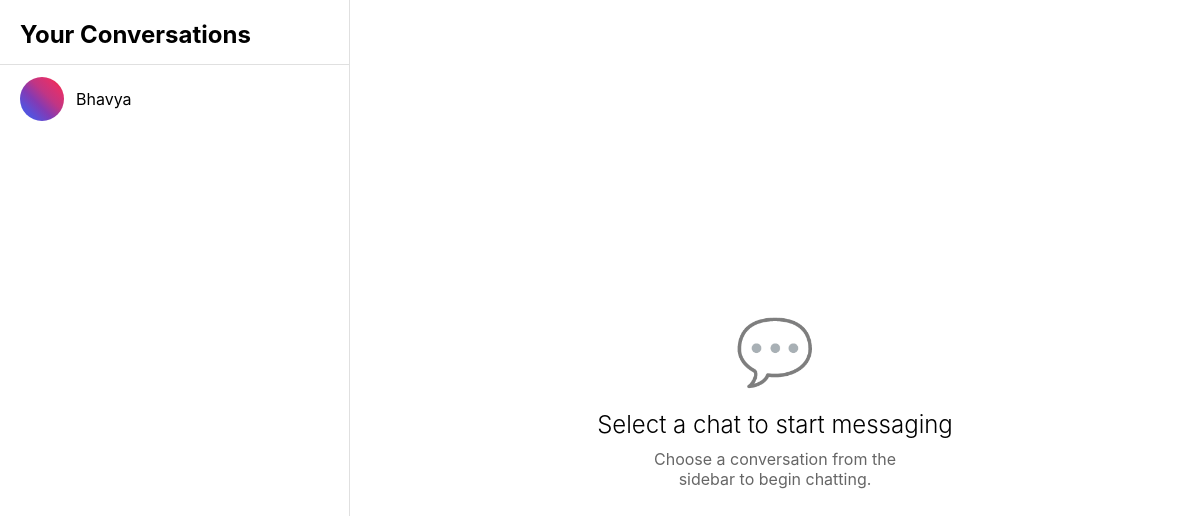
Page /chats/ (signed in) on the earlier database version.
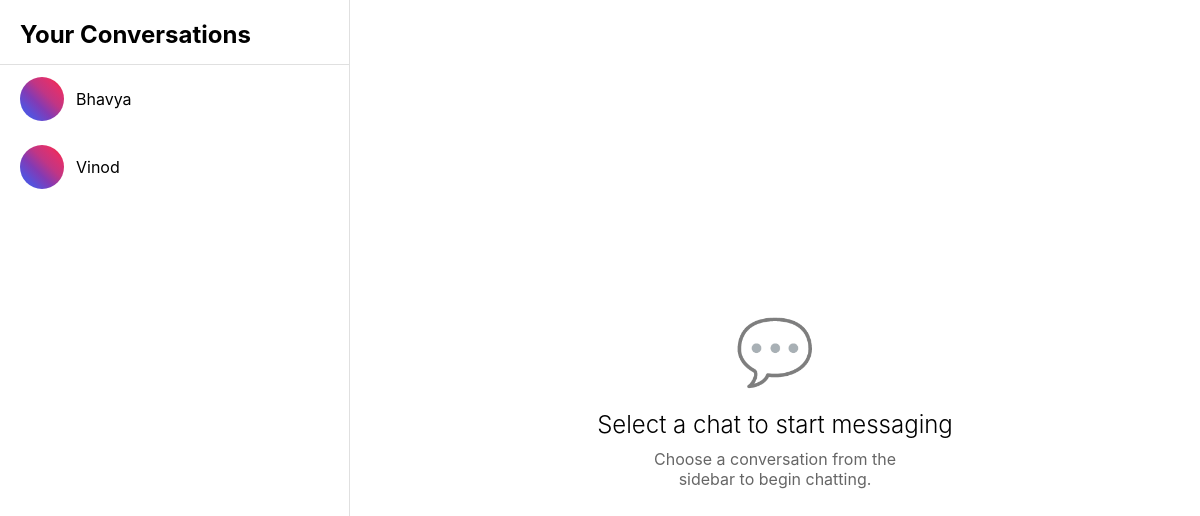
Same page on the later database version.
### client/models.py (models this page shows, shortened)
class Chatroom(models.Model):
    room_name = models.CharField(max_length=100, unique=True)
    participants = models.ManyToManyField(User, related_name="Chatrooms")

### client/views.py (the view, shortened to what this page needs)
# urls.py: path("chats/", views.chat_home, name="chat-home"),
@login_required
def chat_home(request, room_name=None):
    Chatrooms = request.user.Chatrooms.all()
    rooms_with_users = []
    for room in Chatrooms:
        other_user = room.participants.exclude(id=request.user.id).first()
        if other_user and room.room_name:
            rooms_with_users.append((room, other_user))
    messages = []
    other_user = None
    selected_room = None
    context = {
        'rooms_with_users': rooms_with_users,
        'room_name': selected_room.room_name if selected_room else '',
        'messages': messages,
        'username': request.user.username,
        'other_user': other_user.username if other_user else '',
    }
    return render(request, 'client/chat_home.html', context)

### client/templates/client/chat_home.html (shortened to what this page needs)
{% block content %}
{% load static %}
<!DOCTYPE html>
<html lang="en">
<head>
    <link rel="stylesheet" href="{% static 'client/chat.css' %}">
</head>
<body>
    <div class="chat-layout">
        <div class="chat-sidebar" id="chatSidebar">
            <h3>Your Conversations</h3>
            <ul>
                {% for room, other_user in rooms_with_users %}
                <li><a href="{% url 'chat-home' room.room_name %}">{{ other_user.username|title }}</a></li>
                {% endfor %}
            </ul>
        </div>
        <div class="chat-main">
            {% if room_name %}
            <div class="title_header">
                <div class="header-left">
                    <h2>{{ other_user|title }}</h2>
                </div>
                <div class="header-logo">
                    <svg viewBox="0 0 40 40" xmlns="http://www.w3.org/2000/svg">
                        <rect x="10" y="10" width="8" height="8" fill="#1e293b" rx="1" />
                        <rect x="22" y="10" width="8" height="8" fill="#64748b" rx="1" />
                        <rect x="10" y="22" width="8" height="8" fill="#64748b" rx="1" />
                        <rect x="22" y="22" width="8" height="8" fill="#1e293b" rx="1" />
                    </svg>
                </div>
            </div>
            <div class="chat__item__container" id="id_chat_item_container">
                {% for message in messages %}
                <div
                    class="chat-message {% if message.sender.username == request.user.username %}self{% else %}other{% endif %}">
                    {% if message.sender.username != request.user.username %}
                    <strong>{{ message.sender.username }}</strong>: {{ message.content }}
                    {% else %}
                    {{ message.content }} <strong>{{ message.sender.username }}</strong>
                    {% endif %}
                </div>
                {% endfor %}
            </div>
            <div class="chat-input-container">
                <input type="text" id="id_message_send_input" placeholder="Type your message..." />
                <button type="submit" id="id_message_send_button">Send</button>
            </div>
            <script>
                const roomName = "{{ room_name }}";
                const chatSocket = new WebSocket("ws://" + window.location.host + "/chat/" + roomName + "/");
                chatSocket.onopen = () => console.log("Connected to WebSocket");
                chatSocket.onclose = () => console.log("Disconnected");
                document.querySelector("#id_message_send_input").focus();
                document.querySelector("#id_message_send_input").onkeyup = function (e) {
                    if (e.keyCode == 13) document.querySelector("#id_message_send_button").click();
                };
                document.querySelector("#id_message_send_button").onclick = function () {
                    const messageInput = document.querySelector("#id_message_send_input");
                    const message = messageInput.value;
                    const currentTime = new Date().toLocaleTimeString();
                    chatSocket.send(JSON.stringify({
                        message: message,
                        username: "{{ request.user.username }}",
                        time: currentTime
                    }));
                };
                chatSocket.onmessage = function (e) {
                    const data = JSON.parse(e.data);
                    const container = document.querySelector("#id_chat_item_container");
                    const div = document.createElement("div");
                    div.className = `chat-message ${data.username === "{{ request.user.username }}" ? "self" : "other"}`;
                    div.innerHTML = data.username === "{{ request.user.username }}"
                        ? `${data.message} <strong>${data.username}</strong>`
                        : `<strong>${data.username}</strong>: ${data.message}`;
                    container.appendChild(div);
                    container.scrollTop = container.scrollHeight;
                    document.querySelector("#id_message_send_input").value = "";
                };
                const sidebarToggle = document.getElementById("sidebarToggle");
                const chatSidebar = document.getElementById("chatSidebar");
                sidebarToggle.addEventListener("click", () => {
                    chatSidebar.classList.toggle("active");
                });
            </script>
            {% else %}
            <div class="empty-chat-state">
                <div class="empty-chat-icon">💬</div>
                <h3>Select a chat to start messaging</h3>
                <p>Choose a conversation from the sidebar to begin chatting.</p>
            </div>
            {% endif %}
        </div>
    </div>
</body>
</html>
{% endblock %}

### client/static/client/chat.css (style rules this page uses)
* { margin: 0; padding: 0; box-sizing: border-box; }
body { font-family: -apple-system, BlinkMacSystemFont, 'Segoe UI', Roboto, Helvetica, Arial, sans-serif; background-color: #fff; color: #000; height: 100vh; overflow: hidden; }
.chat-layout { display: flex; height: 100vh; position: relative; }
.chat-sidebar { width: 350px; background: #fff; border-right: 1px solid #e0e0e0; padding: 0; overflow-y: auto; transition: transform 0.3s ease; display: flex; flex-direction: column; }
.chat-sidebar h3 { padding: 20px 20px 15px; font-size: 24px; font-weight: 700; color: #000; border-bottom: 1px solid #e0e0e0; margin: 0; background: #fff; }
.chat-sidebar ul { list-style: none; flex: 1; padding: 0; }
.chat-sidebar li { margin: 0; }
.chat-sidebar a { display: flex; align-items: center; padding: 12px 20px; color: #000; text-decoration: none; transition: background-color 0.2s ease; font-weight: 400; position: relative; }
.chat-sidebar a::before { content: ''; width: 44px; height: 44px; background: linear-gradient(45deg, #405de6, #5851db, #833ab4, #c13584, #e1306c, #fd1d1d); border-radius: 50%; margin-right: 12px; display: flex; align-items: center; justify-content: center; font-weight: 600; font-size: 14px; color: #fff; text-transform: uppercase; }
.chat-main { flex: 1; display: flex; flex-direction: column; background: #fff; position: relative; }
.empty-chat-state { flex: 1; display: flex; flex-direction: column; justify-content: center; align-items: center; text-align: center; padding: 40px; color: #666; }
.empty-chat-icon { font-size: 64px; margin-bottom: 20px; opacity: 0.5; }
.empty-chat-state h3 { font-size: 24px; font-weight: 300; margin-bottom: 10px; color: #000; }
.empty-chat-state p { font-size: 16px; color: #666; max-width: 300px; }

Differences in the rows shown:
added Chatroom: username "Vinod"
